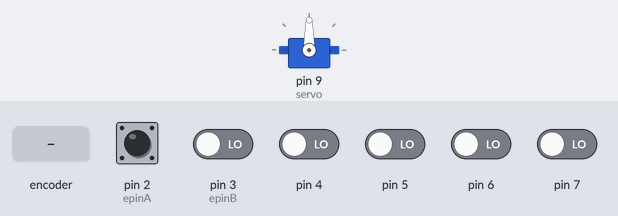
Recording of a sketch running on a simulated Arduino Uno, built with avr-gcc and run on an emulated ATmega328P. Shown: servo. The test bench sets the inputs (shaded band); at power-on: pin 2 (epinA) HIGH, pin 3 (epinB), pin 4–7 LOW. What the sketch prints to the serial monitor is not drawn.

Above: at 0.1 s.
At 1.2 s:
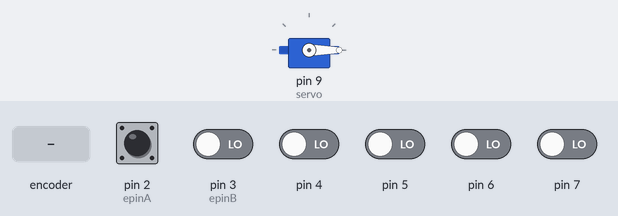
1.3 s: rotary encoder on pin 2 (epinA) / pin 3 (epinB) turned 2 steps (second pin leading)
At 1.47 s:
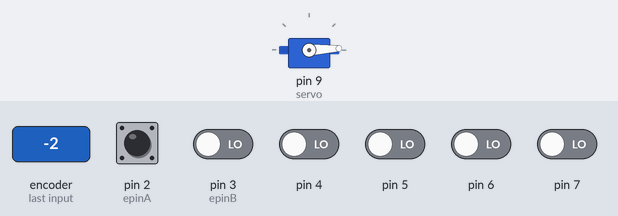
Timing chart, 0 to 4.3 s (numbered marks = the images above; inputs shaded):
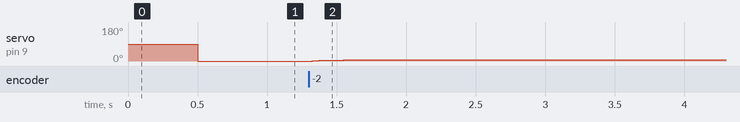

The sketch:

GripperControlV1.ino
```cpp
#include <Servo.h>

const byte epinA = 2;
const byte epinB = 3;

int printInterval = 500;

volatile int encoderCount = 0;

Servo servo;

int servoPos = 0;


void setup(){

  Serial.begin(115200);

  attachInterrupt(digitalPinToInterrupt(epinA), eintA, CHANGE);
  attachInterrupt(digitalPinToInterrupt(epinB), eintB, CHANGE);
  servo.attach(9);

}

void loop(){

  static unsigned long pt = millis();
  unsigned long ct = millis();

  int encoderRead = 0;

  if(ct - pt >= printInterval){
    cli();
    encoderRead = encoderCount;
    encoderCount = 0;
    sei();
    Serial.println(encoderRead);

    servoPos += encoderRead;
    servoPos = constrain(servoPos, 0, 180);

    servo.write(servoPos);

  }

}


void eintA(){
  // if the pins read the same we're going one direction
  // else we're going the other direction.
  if(!!(PIND & 4) == !!(PIND & 8)){
    encoderCount++;
  }
  else {
    encoderCount--;
  }
}

void eintB(){
  // Same as above, except the directions are switched for
  // the other pin.
  if(!!(PIND & 4) == !!(PIND & 8)){
    encoderCount--;
  }
  else {
    encoderCount++;
  }
}
```

Measured:
- after the input at 1.3 s, servo on pin 9 (servo): 0° → 3° at once, → 7° 0.18 s later
